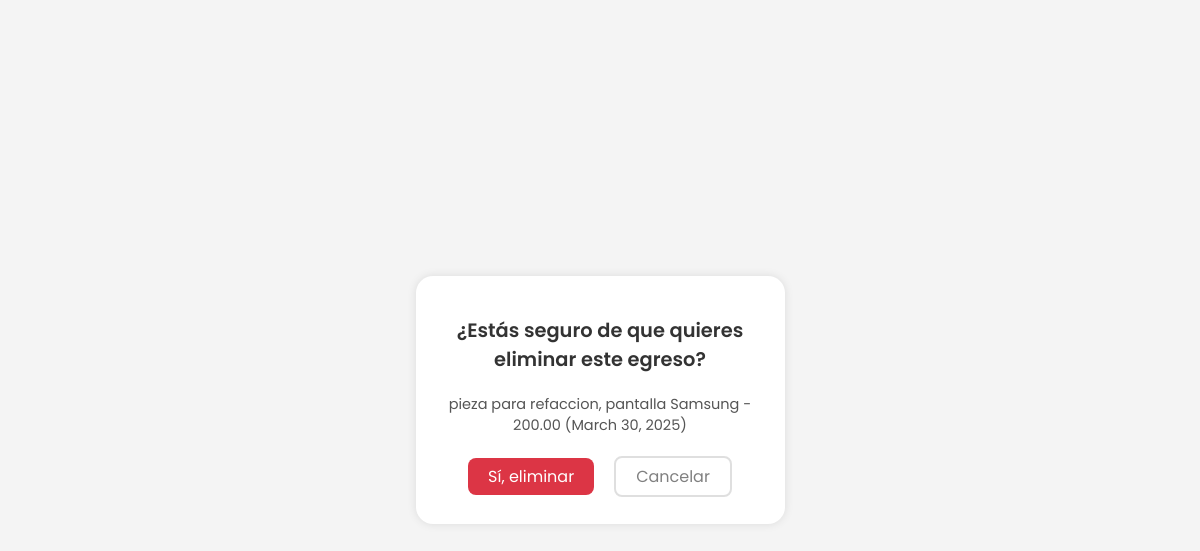
The page /finanzas/egresos/eliminar/5/ (signed in) on the database as committed earlier.
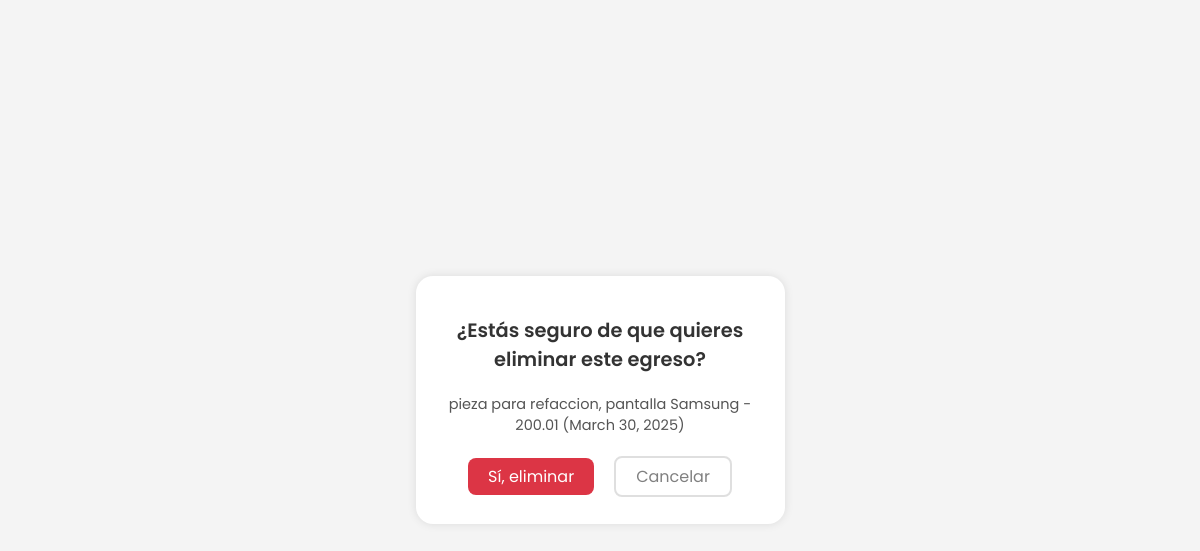
The same page on the database as committed later.
### finanzas/models.py (models this page shows)
class Egreso(models.Model):
    usuario = models.ForeignKey(User, on_delete=models.CASCADE)
    monto = models.DecimalField(max_digits=10, decimal_places=2)
    descripcion = models.CharField(max_length=255)
    fecha = models.DateField(auto_now_add=True)

### finanzas/views.py (the view)
# urls.py: path('egresos/eliminar/<int:pk>/', eliminar_egreso, name='eliminar_egreso'),
@login_required
def eliminar_egreso(request, pk):
    egreso = get_object_or_404(Egreso, pk=pk, usuario=request.user)
    if request.method == 'POST':
        egreso.delete()
        return redirect('lista_egresos')
    return render(request, 'finanzas/confirmar_eliminar_egreso.html', {'egreso': egreso})

### finanzas/templates/finanzas/confirmar_eliminar_egreso.html (shortened to what this page needs)
<!DOCTYPE html>
<html lang="es">
<head>
</head>
<body>
    <div class="confirmation-container">
        <h1 class="eliminar-titulo">¿Estás seguro de que quieres eliminar este egreso?</h1>
        <p class="eliminar-descripcion">{{ egreso.descripcion }} - {{ egreso.monto }} ({{ egreso.fecha }})</p>
        <div class="botones-fomulario">
            <form method="post">
                <button type="submit">Sí, eliminar</button>
            </form>
            <a href="{% url 'lista_egresos' %}" class="eliminar-cancelar">Cancelar</a>
        </div>
    </div>
</body>
</html>

Rows that differ between the two databases and show on the page:
changed Egreso "pieza para refaccion, pantalla Samsung": monto "200.00" → "200.01"
